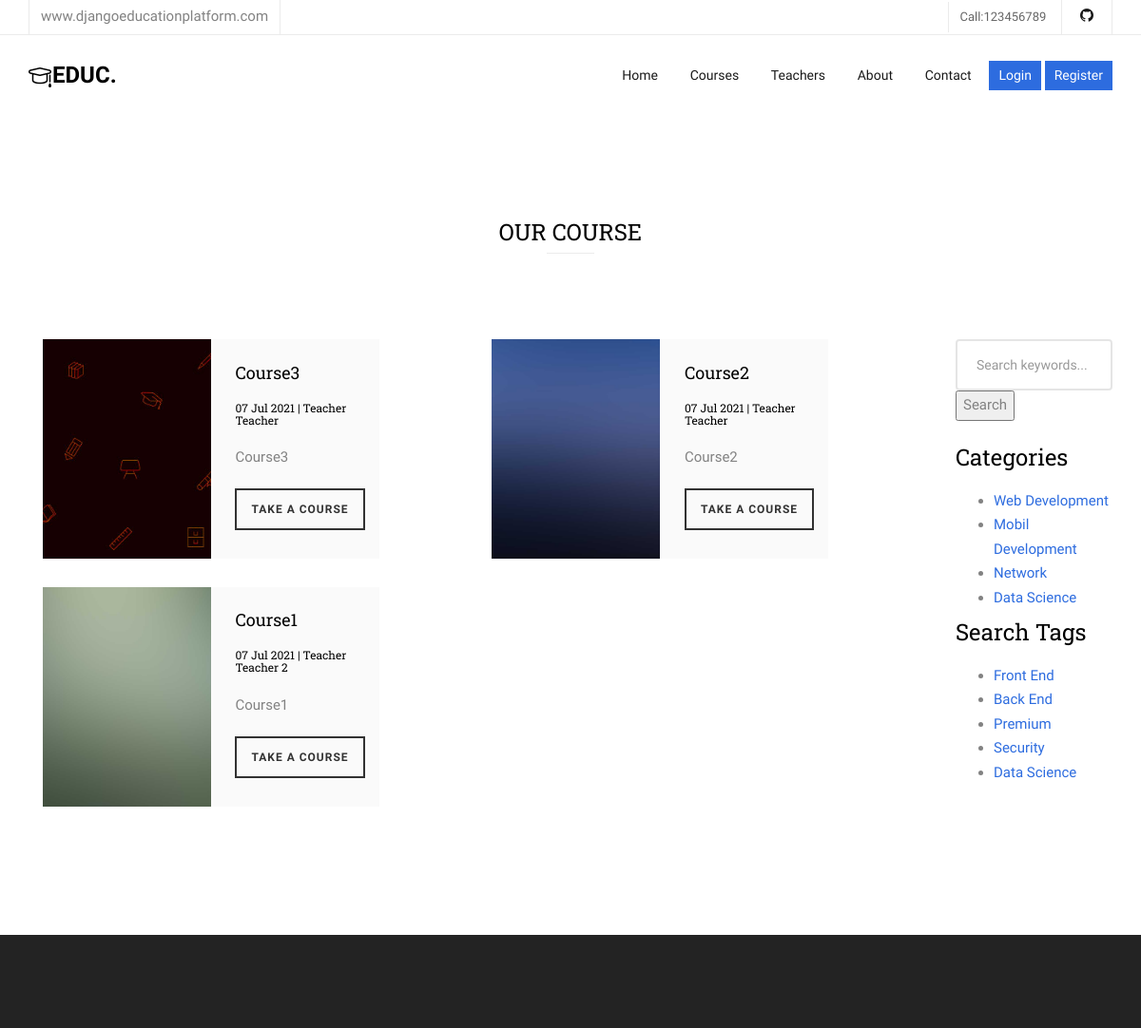
The app's page /courses/ (upper part), older data.
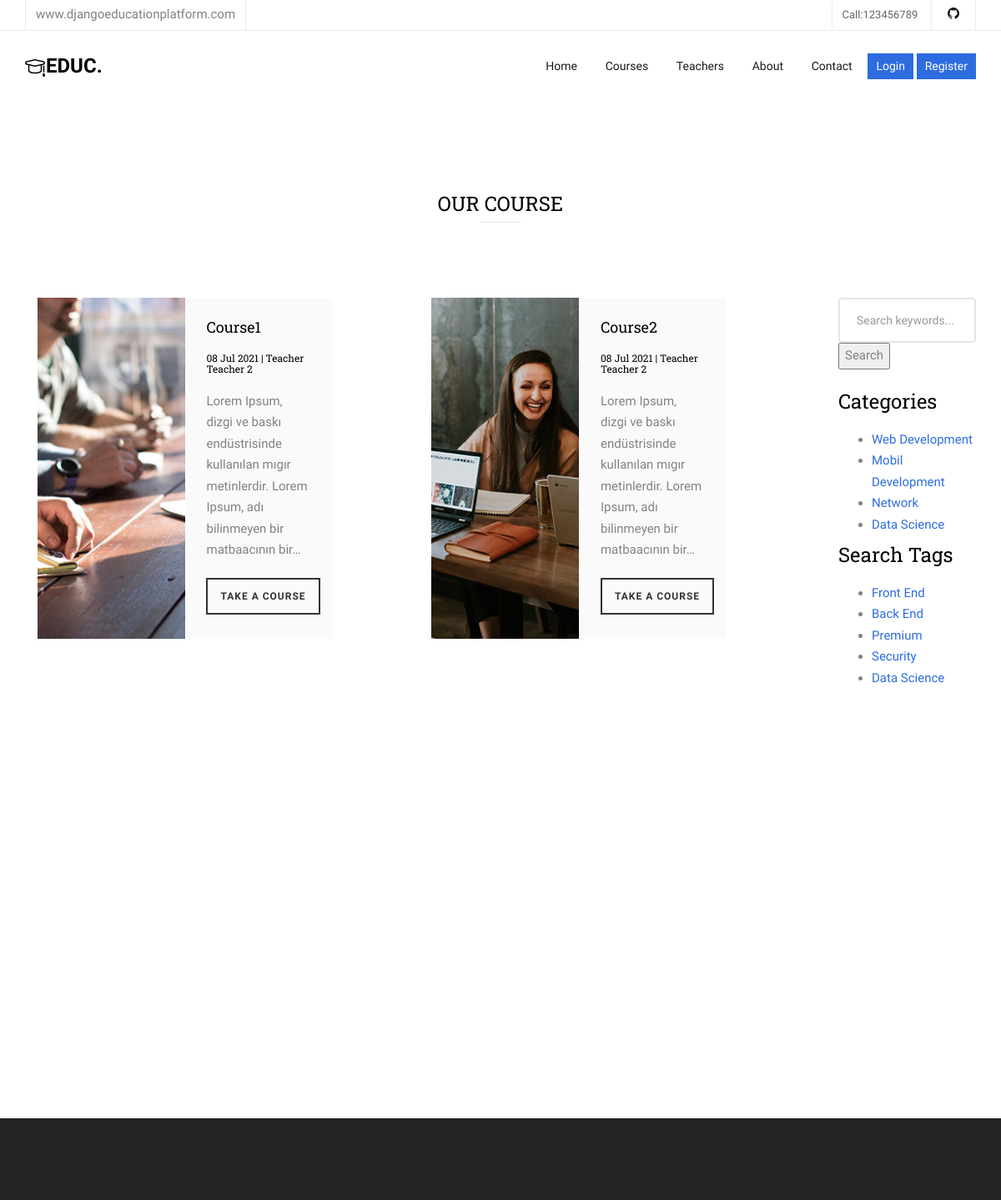
The same page, newer data.
### apps/courses/models.py (models this page shows, shortened)
class Course(models.Model):
    name = models.CharField(max_length=250,unique=True, verbose_name="Course Name")
    description = models.TextField(blank=True, null=True)
    image = models.ImageField(upload_to="courses/%Y%m%d/",default="courses/default.jpg")
    date = models.DateTimeField(auto_now=True)
    available = models.BooleanField(default=True)
    category = models.ForeignKey(Category, null=True, on_delete=models.DO_NOTHING)
    tags =models.ManyToManyField(Tag, blank=True, null =True)
    teacher = models.ForeignKey(Teacher, null=True, on_delete=models.CASCADE)
    students =models.ManyToManyField(User, blank=True, related_name='courses_join')

class Category(models.Model):
    name=models.CharField(max_length=100,null=True)
    slug=models.SlugField(max_length=50,null=True, unique=True)

class Tag(models.Model):
    name=models.CharField(max_length=100,null=True)
    slug=models.SlugField(max_length=50,null=True, unique=True)

### apps/teachers/models.py (models this page shows)
class Teacher(models.Model):
    name = models.CharField(max_length=50)
    title = models.CharField(max_length=50)
    description = models.TextField(blank=True)
    image = models.ImageField(upload_to="courses/%Y/%m/%d/")
    facebook = models.URLField(max_length=100,blank=True)
    twitter = models.URLField(max_length=100,blank=True)
    linkedin = models.URLField(max_length=100,blank=True)
    youtube = models.URLField(max_length=100,blank=True)
    def __str__(self):
        return self.name

### apps/courses/views.py (the view)
# urls.py: path('',views.course_list, name="courses"),
def course_list(request):
    categories = Category.objects.all()
    tags = Tag.objects.all()
    current_user =request.user
    if current_user.is_authenticated:
        enrolled_course =current_user.courses_join.all()
        courses =Course.objects.all().order_by('-date')
        for course in enrolled_course:
            courses= courses.exclude(id=course.id)
    else:
        courses =Course.objects.all().order_by('-date')
    context = {
        'courses':courses,
        'categories':categories,
        'tags':tags
    }
    return render(request,'courses/courses.html',context)

### apps/courses/templates/courses/courses.html
{% extends 'core/base.html' %}
{% load static %}
{% block content %}
	<div id="fh5co-course">
		<div class="container">
			<div class="row animate-box">
				<div class="col-md-6 col-md-offset-3 text-center fh5co-heading">
					<h2>Our Course</h2>
				</div>
			</div>
				<div class="row">
					<div class="col-md-10 animate-box fadeInUp animated-fast">
                {% for course in courses %}
				<div class="col-md-6 animate-box">
					<div class="course">
						<a href="#" class="course-img" style="background-image: url({{course.image.url}});">
						</a>
						<div class="desc">
							<h3><a href="#">{{ course.name }}</a></h3>
								<h6><span>{{course.date |date:"d M Y"}}</span> <span>| {{course.teacher}}</span></h6>
							<p>{{ course.description | truncatechars:120 }}</p>
							<span><a href="{% url 'course' course.category.slug course.id %}" class="btn btn-primary btn-sm btn-course">Take A Course</a></span>
						</div>
					</div>
				</div>
				{% endfor %}
			</div>
		<div class="col-md-2 animate-box fadeInUp animated-fast">
			<div class="widget-search ">
				<div class="site-search-area">
					<form method="get" id="site-searchform" action="{% url 'search' %}">
						<div>
							<input class="input-text form-control" name="search" id="search-k" placeholder="Search keywords..." type="text">
							<input id="searchsubmit" value="Search" type="submit" >
						</div>
					</form>
					<br/>
				</div>
			</div>
			<div class="widget-categories ">
				<h3 class="widget-title">Categories</h3>
					<ul>
						{% for category in categories %}
						<li><a href="{% url 'category' category.slug %}">{{ category.name }}</a></li>
						{% endfor %}
					</ul>
			</div>
			<div class="widget-tags">
				<h3 class="widget-title">Search Tags</h3>
				<ul class="tags">
					{% for tag in tags %}
					<li><a href="{% url 'tag' tag.slug %}">{% if tag.slug in request.path %}<b>{{tag.name}}</b> {% else %}{{ tag.name }} {% endif %}</a></li>
					{% endfor %}
				</ul>
			</div>
		</div>
</div>
</div>
</div>
    {% endblock %}

Row changes from the older to the newer data that the page shows:
no longer on this page (row edited): Course: image (picture), name "Course3", date "07 Jul 2021", teacher "Teacher Teacher", description "Course3"
changed Course "Course1": image: picture added in place of a placeholder; date "07 Jul 2021" → "08 Jul 2021"; description "Course1" → "Lorem Ipsum, dizgi ve baskı endüstrisinde kullanılan mıgır metinlerdir. Lorem Ipsum, adı bilinmeyen bir matbaacının bir…"; moves up the list
changed Course "Course2": image: a different picture; date "07 Jul 2021" → "08 Jul 2021"; teacher "Teacher Teacher" → "Teacher Teacher 2"; description "Course2" → "Lorem Ipsum, dizgi ve baskı endüstrisinde kullanılan mıgır metinlerdir. Lorem Ipsum, adı bilinmeyen bir matbaacının bir…"
